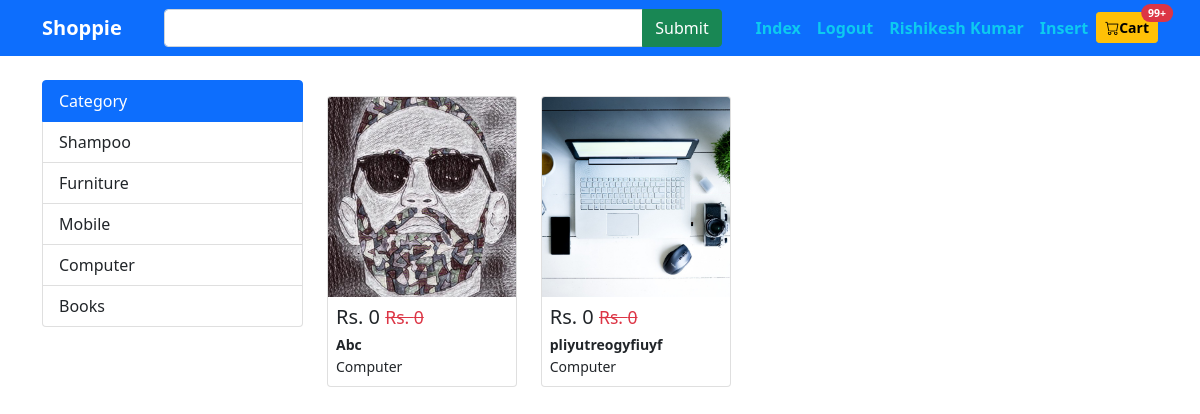
The app's page /index.php?cat=4 (signed in) with its own data.
### tables this page shows
CREATE TABLE `users` (
  `user_id` int(11) NOT NULL,
  `fullname` varchar(200) NOT NULL,
  `email` varchar(200) NOT NULL,
  `contact` varchar(200) NOT NULL,
  `password` varchar(200) NOT NULL
);

CREATE TABLE `category` (
  `cat_id` int(11) NOT NULL,
  `cat_title` varchar(200) NOT NULL
);

CREATE TABLE `products` (
  `id` int(11) NOT NULL,
  `title` varchar(200) NOT NULL,
  `category` varchar(200) NOT NULL,
  `image` varchar(200) DEFAULT NULL,
  `brand` varchar(200) NOT NULL,
  `price` float NOT NULL,
  `discount_price` float NOT NULL,
  `description` text NOT NULL
);

### include/dbconfig.php (called while the page is built, shortened)
<?php
$connect= mysqli_connect(HOST,USER,PASS,DB) or die("db connection fail");
   function calling($table){
       global $connect;
       $array = [];
       $query = mysqli_query($connect,"select * from $table");
       while($row = mysqli_fetch_array($query)){
           $array[] = $row;
       }
       return $array;
   }
?>

### index.php (the view, shortened to what this page needs)
<?php include "include/dbconfig.php";?>
<!DOCTYPE html>
<html lang="en">
<head>
<link href="https://cdn.jsdelivr.net/npm/bootstrap@5.1.3/dist/css/bootstrap.min.css" rel="stylesheet">
<link rel="stylesheet" href="https://cdn.jsdelivr.net/npm/bootstrap-icons@1.8.1/font/bootstrap-icons.css">
</head>
<body>
<?php include "include/header.php";?>
<div class="container mt-4">
        <div class="row">
                <div class="col-3">
                        <?php include "include/side.php"; ?>
                </div>
                <div class="col-9 mt-3">
                        <div class="row">
                                <?php
                                $callingProduct = calling("products JOIN category ON products.category=category.cat_id");
                                if(isset($_GET['cat'])){
                                        $cat = $_GET['cat'];
                                        $callingProduct = calling("products JOIN category ON products.category=category.cat_id where category='$cat'");
                                }
                                elseif(isset($_GET['find'])){
                                $search = $_GET['search'];
                                $callingProduct = calling("products JOIN category ON products.category=category.cat_id where title LIKE '%$search%'");
                                }
                                foreach($callingProduct as $value){
                                        ?>
                                <div class="col-3">
                                        <div class="card">
                                                <img src="productimages/<?= $value['image'];?>" alt="" class="card-img-top" style="object-fit: cover;height:200px">
                                                <div class="card-body p-2">
                                                        <h2 class="h5">
                                                        <span>Rs. <?= $value['discount_price'];?></span>
                                                        <del class="small fw-lighter text-danger">Rs. <?= $value['price'];?></del>
                                                        </h2>
                                                        <h5 class="m-0 p-0 small fw-bold text-truncate"><?= $value['title'];?></h5>
                                                        <small class="m-0 py-0"><?= $value['cat_title'];?></small>
                                                </div>
                                        </div>
                                </div>
                                <?php } ?>
                        </div>
                </div>
        </div>
</div>
</body>
</html>

### include/header.php (shortened to what this page needs)
<nav class="navbar navbar-expand-lg navbar-dark bg-primary">
        <div class="container">
                <a href="" class="navbar-brand"><b>Shoppie</b></a>
                <form action="index.php" class="d-flex input-group w-50">
                        <input type="search" name="search" class="form-control">
                        <input type="submit" name="find" class="btn btn-success">
                </form>
                <ul class="navbar-nav">
                        <li class="nav-item"><a href="index.php" class="nav-link text-info"><b>Index</b></a></li>
                        <?php if (isset($_SESSION['user'])) { ?>
                                <li class="nav-item"><a href="auth/login.php" class="nav-link text-info"><b>Logout</b></a></li>
                                <li class="nav-item"><a href="auth/login.php" class="nav-link text-info"><b>
                                        <?php
                                        $log =$_SESSION['user'];
                                        $data = calling("users where email='$log' OR contact='$log'");
                                        echo $fullname=$data[0]['fullname'];
                                        ?>
                                </b></a></li>
                                <li class="nav-item"><a href="insert.php" class="nav-link text-info"><b>Insert</b></a></li>
                        <?php } else { ?>
                                <li class="nav-item"><a href="auth/login.php" class="nav-link text-info"><b>Login</b></a></li>
                                <li class="nav-item"><a href="auth/signup.php" class="nav-link text-info"><b>Signup</b></a></li>
                        <?php } ?>
                        <li class="nav-item"><a href="cart.php" class="btn btn-warning btn-sm mt-1 position-relative"><i class="bi bi-cart"></i><b>Cart</b>
                                        <span class="position-absolute top-0 start-100 translate-middle badge rounded-pill bg-danger">
                                                99+
                                        </span>
                                </a>
                        </li>
                </ul>
        </div>
</nav>

### include/side.php
<div class="list-group">
        <div class="list-group-item list-group-item-action active">Category</div>
        <?php
        $callingCat = calling("category");
        foreach ($callingCat as $cat) {
                $id = $cat['cat_id'];
                $title = $cat['cat_title'];
                echo "<a href='index.php?cat=$id' class='list-group-item list-group-item-action'>$title</a>";
        }
        ?>
</div>

### records on screen
users: fullname "Rishikesh Kumar"
category: cat_title "Shampoo"
category: cat_title "Furniture"
category: cat_title "Mobile"
category: cat_title "Computer"
category: cat_title "Books"
products: image (picture), discount_price "0", price "0", title "Abc", category.cat_title "Computer"
products: image (picture), discount_price "0", price "0", title "pliyutreogyfiuyf", category.cat_title "Computer"
